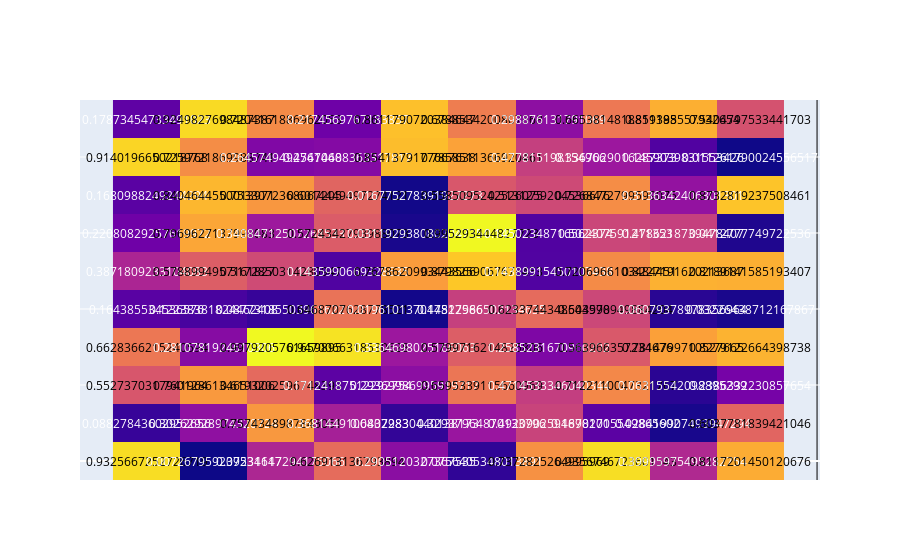

The notebook cell saved with this chart:
### Code cell
import plotly.figure_factory as ff
import numpy as np
z = np.random.rand(10,10)
fig = ff.create_annotated_heatmap(z)
fig.show()

### Figure 1 — Plotly figure (JSON) as saved in the notebook; plotly's stock layout.template omitted (floating-point values rounded to 4 significant figures)
{"data": [{"colorscale": [[0, "#0d0887"], [0.1111, "#46039f"], [0.2222, "#7201a8"], [0.3333, "#9c179e"], [0.4444, "#bd3786"], [0.5556, "#d8576b"], [0.6667, "#ed7953"], [0.7778, "#fb9f3a"], [0.8889, "#fdca26"], [1, "#f0f921"]], "reversescale": false, "showscale": false, "type": "heatmap", "z": [[0.9326, 0.007268, 0.3923, 0.6269, 0.2905, 0.07564, 0.7373, 0.9357, 0.4, 0.8117], [0.08828, 0.3026, 0.7574, 0.3681, 0.08023, 0.3294, 0.4921, 0.1698, 0.02842, 0.6038], [0.5527, 0.7601, 0.6193, 0.1712, 0.2937, 0.6595, 0.4715, 0.7122, 0.06316, 0.2386], [0.6628, 0.2811, 0.9979, 0.947, 0.3365, 0.58, 0.2585, 0.564, 0.7815, 0.8279], [0.1644, 0.1224, 0.08773, 0.6469, 0.01961, 0.4782, 0.6234, 0.5046, 0.06079, 0.03226], [0.3872, 0.5789, 0.5173, 0.1436, 0.7679, 0.8798, 0.1439, 0.7207, 0.8227, 0.8189], [0.2208, 0.797, 0.3408, 0.5724, 0.03119, 0.9953, 0.145, 0.5024, 0.4786, 0.04128], [0.1681, 0.8405, 0.7533, 0.6014, 0.01678, 0.5585, 0.5131, 0.7268, 0.3136, 0.8733], [0.914, 0.726, 0.2646, 0.2747, 0.8541, 0.7859, 0.4778, 0.3367, 0.1459, 0.01126], [0.1787, 0.925, 0.7204, 0.2175, 0.8612, 0.6789, 0.2989, 0.6654, 0.8194, 0.5405]]}], "layout": {"annotations": [{"font": {"color": "#000000"}, "showarrow": false, "text": "0.9325667252726719", "x": 0, "xref": "x", "y": 0, "yref": "y"}, {"font": {"color": "#FFFFFF"}, "showarrow": false, "text": "0.007267959207534647", "x": 1, "xref": "x", "y": 0, "yref": "y"}, {"font": {"color": "#FFFFFF"}, "showarrow": false, "text": "0.39231117294175066", "x": 2, "xref": "x", "y": 0, "yref": "y"}, {"font": {"color": "#000000"}, "showarrow": false, "text": "0.626913136793894", "x": 3, "xref": "x", "y": 0, "yref": "y"}, {"font": {"color": "#FFFFFF"}, "showarrow": false, "text": "0.2905120327367535", "x": 4, "xref": "x", "y": 0, "yref": "y"}, {"font": {"color": "#FFFFFF"}, "showarrow": false, "text": "0.0756405348013891", "x": 5, "xref": "x", "y": 0, "yref": "y"}, {"font": {"color": "#000000"}, "showarrow": false, "text": "0.7372825264995969", "x": 6, "xref": "x", "y": 0, "yref": "y"}, {"font": {"color": "#000000"}, "showarrow": false, "text": "0.9356746723601543", "x": 7, "xref": "x", "y": 0, "yref": "y"}, {"font": {"color": "#FFFFFF"}, "showarrow": false, "text": "0.39995975495282754", "x": 8, "xref": "x", "y": 0, "yref": "y"}, {"font": {"color": "#000000"}, "showarrow": false, "text": "0.8117201450120676", "x": 9, "xref": "x", "y": 0, "yref": "y"}, {"font": {"color": "#FFFFFF"}, "showarrow": false, "text": "0.08827843602952656", "x": 0, "xref": "x", "y": 1, "yref": "y"}, {"font": {"color": "#FFFFFF"}, "showarrow": false, "text": "0.30262928974320724", "x": 1, "xref": "x", "y": 1, "yref": "y"}, {"font": {"color": "#000000"}, "showarrow": false, "text": "0.7574348987843051", "x": 2, "xref": "x", "y": 1, "yref": "y"}, {"font": {"color": "#FFFFFF"}, "showarrow": false, "text": "0.3681449106437983", "x": 3, "xref": "x", "y": 1, "yref": "y"}, {"font": {"color": "#FFFFFF"}, "showarrow": false, "text": "0.08022830440138173", "x": 4, "xref": "x", "y": 1, "yref": "y"}, {"font": {"color": "#FFFFFF"}, "showarrow": false, "text": "0.32937964870133796", "x": 5, "xref": "x", "y": 1, "yref": "y"}, {"font": {"color": "#FFFFFF"}, "showarrow": false, "text": "0.4920902594870271", "x": 6, "xref": "x", "y": 1, "yref": "y"}, {"font": {"color": "#FFFFFF"}, "showarrow": false, "text": "0.16981005549865602", "x": 7, "xref": "x", "y": 1, "yref": "y"}, {"font": {"color": "#FFFFFF"}, "showarrow": false, "text": "0.028419907493947294", "x": 8, "xref": "x", "y": 1, "yref": "y"}, {"font": {"color": "#000000"}, "showarrow": false, "text": "0.6037781839421046", "x": 9, "xref": "x", "y": 1, "yref": "y"}, {"font": {"color": "#000000"}, "showarrow": false, "text": "0.5527370317941964", "x": 0, "xref": "x", "y": 2, "yref": "y"}, {"font": {"color": "#000000"}, "showarrow": false, "text": "0.7601286134651006", "x": 1, "xref": "x", "y": 2, "yref": "y"}, {"font": {"color": "#000000"}, "showarrow": false, "text": "0.6193202596748393", "x": 2, "xref": "x", "y": 2, "yref": "y"}, {"font": {"color": "#FFFFFF"}, "showarrow": false, "text": "0.17124187512292754", "x": 3, "xref": "x", "y": 2, "yref": "y"}, {"font": {"color": "#FFFFFF"}, "showarrow": false, "text": "0.29369986995919717", "x": 4, "xref": "x", "y": 2, "yref": "y"}, {"font": {"color": "#000000"}, "showarrow": false, "text": "0.6595339115660969", "x": 5, "xref": "x", "y": 2, "yref": "y"}, {"font": {"color": "#FFFFFF"}, "showarrow": false, "text": "0.4714533346040344", "x": 6, "xref": "x", "y": 2, "yref": "y"}, {"font": {"color": "#000000"}, "showarrow": false, "text": "0.7122110047321767", "x": 7, "xref": "x", "y": 2, "yref": "y"}, {"font": {"color": "#FFFFFF"}, "showarrow": false, "text": "0.06315542098895299", "x": 8, "xref": "x", "y": 2, "yref": "y"}, {"font": {"color": "#FFFFFF"}, "showarrow": false, "text": "0.2386332230857654", "x": 9, "xref": "x", "y": 2, "yref": "y"}, {"font": {"color": "#000000"}, "showarrow": false, "text": "0.6628366215240594", "x": 0, "xref": "x", "y": 3, "yref": "y"}, {"font": {"color": "#FFFFFF"}, "showarrow": false, "text": "0.2810781924610306", "x": 1, "xref": "x", "y": 3, "yref": "y"}, {"font": {"color": "#000000"}, "showarrow": false, "text": "0.9979205761659895", "x": 2, "xref": "x", "y": 3, "yref": "y"}, {"font": {"color": "#000000"}, "showarrow": false, "text": "0.9470066318530628", "x": 3, "xref": "x", "y": 3, "yref": "y"}, {"font": {"color": "#FFFFFF"}, "showarrow": false, "text": "0.3364698025166063", "x": 4, "xref": "x", "y": 3, "yref": "y"}, {"font": {"color": "#000000"}, "showarrow": false, "text": "0.5799716214825806", "x": 5, "xref": "x", "y": 3, "yref": "y"}, {"font": {"color": "#FFFFFF"}, "showarrow": false, "text": "0.2585231670960202", "x": 6, "xref": "x", "y": 3, "yref": "y"}, {"font": {"color": "#000000"}, "showarrow": false, "text": "0.563966357234676", "x": 7, "xref": "x", "y": 3, "yref": "y"}, {"font": {"color": "#000000"}, "showarrow": false, "text": "0.7814799710527665", "x": 8, "xref": "x", "y": 3, "yref": "y"}, {"font": {"color": "#000000"}, "showarrow": false, "text": "0.8279122664398738", "x": 9, "xref": "x", "y": 3, "yref": "y"}, {"font": {"color": "#FFFFFF"}, "showarrow": false, "text": "0.164385534536576", "x": 0, "xref": "x", "y": 4, "yref": "y"}, {"font": {"color": "#FFFFFF"}, "showarrow": false, "text": "0.12238381824462408", "x": 1, "xref": "x", "y": 4, "yref": "y"}, {"font": {"color": "#FFFFFF"}, "showarrow": false, "text": "0.08773185503961622", "x": 2, "xref": "x", "y": 4, "yref": "y"}, {"font": {"color": "#000000"}, "showarrow": false, "text": "0.6468707628778521", "x": 3, "xref": "x", "y": 4, "yref": "y"}, {"font": {"color": "#FFFFFF"}, "showarrow": false, "text": "0.019610137014522966", "x": 4, "xref": "x", "y": 4, "yref": "y"}, {"font": {"color": "#FFFFFF"}, "showarrow": false, "text": "0.47817586502134635", "x": 5, "xref": "x", "y": 4, "yref": "y"}, {"font": {"color": "#000000"}, "showarrow": false, "text": "0.6233744348643998", "x": 6, "xref": "x", "y": 4, "yref": "y"}, {"font": {"color": "#000000"}, "showarrow": false, "text": "0.504570949884204", "x": 7, "xref": "x", "y": 4, "yref": "y"}, {"font": {"color": "#FFFFFF"}, "showarrow": false, "text": "0.06079378978356964", "x": 8, "xref": "x", "y": 4, "yref": "y"}, {"font": {"color": "#FFFFFF"}, "showarrow": false, "text": "0.03226438712167867", "x": 9, "xref": "x", "y": 4, "yref": "y"}, {"font": {"color": "#FFFFFF"}, "showarrow": false, "text": "0.3871809233104083", "x": 0, "xref": "x", "y": 5, "yref": "y"}, {"font": {"color": "#000000"}, "showarrow": false, "text": "0.5788994957161827", "x": 1, "xref": "x", "y": 5, "yref": "y"}, {"font": {"color": "#000000"}, "showarrow": false, "text": "0.5172850314280947", "x": 2, "xref": "x", "y": 5, "yref": "y"}, {"font": {"color": "#FFFFFF"}, "showarrow": false, "text": "0.1435990669328635", "x": 3, "xref": "x", "y": 5, "yref": "y"}, {"font": {"color": "#000000"}, "showarrow": false, "text": "0.7678620993443566", "x": 4, "xref": "x", "y": 5, "yref": "y"}, {"font": {"color": "#000000"}, "showarrow": false, "text": "0.8798259067678453", "x": 5, "xref": "x", "y": 5, "yref": "y"}, {"font": {"color": "#FFFFFF"}, "showarrow": false, "text": "0.14389915450107438", "x": 6, "xref": "x", "y": 5, "yref": "y"}, {"font": {"color": "#000000"}, "showarrow": false, "text": "0.7206966103484451", "x": 7, "xref": "x", "y": 5, "yref": "y"}, {"font": {"color": "#000000"}, "showarrow": false, "text": "0.8227191620213687", "x": 8, "xref": "x", "y": 5, "yref": "y"}, {"font": {"color": "#000000"}, "showarrow": false, "text": "0.8189141585193407", "x": 9, "xref": "x", "y": 5, "yref": "y"}, {"font": {"color": "#FFFFFF"}, "showarrow": false, "text": "0.22080829257619972", "x": 0, "xref": "x", "y": 6, "yref": "y"}, {"font": {"color": "#000000"}, "showarrow": false, "text": "0.7969627137998083", "x": 1, "xref": "x", "y": 6, "yref": "y"}, {"font": {"color": "#FFFFFF"}, "showarrow": false, "text": "0.34084712507268533", "x": 2, "xref": "x", "y": 6, "yref": "y"}, {"font": {"color": "#000000"}, "showarrow": false, "text": "0.5724342793988073", "x": 3, "xref": "x", "y": 6, "yref": "y"}, {"font": {"color": "#FFFFFF"}, "showarrow": false, "text": "0.031192938080204735", "x": 4, "xref": "x", "y": 6, "yref": "y"}, {"font": {"color": "#000000"}, "showarrow": false, "text": "0.995293444827723", "x": 5, "xref": "x", "y": 6, "yref": "y"}, {"font": {"color": "#FFFFFF"}, "showarrow": false, "text": "0.14502348716562374", "x": 6, "xref": "x", "y": 6, "yref": "y"}, {"font": {"color": "#FFFFFF"}, "showarrow": false, "text": "0.502407591211353", "x": 7, "xref": "x", "y": 6, "yref": "y"}, {"font": {"color": "#FFFFFF"}, "showarrow": false, "text": "0.4786218739478407", "x": 8, "xref": "x", "y": 6, "yref": "y"}, {"font": {"color": "#FFFFFF"}, "showarrow": false, "text": "0.0412777749722536", "x": 9, "xref": "x", "y": 6, "yref": "y"}, {"font": {"color": "#FFFFFF"}, "showarrow": false, "text": "0.1680988249244294", "x": 0, "xref": "x", "y": 7, "yref": "y"}, {"font": {"color": "#000000"}, "showarrow": false, "text": "0.8404644550013971", "x": 1, "xref": "x", "y": 7, "yref": "y"}, {"font": {"color": "#000000"}, "showarrow": false, "text": "0.7533072368067205", "x": 2, "xref": "x", "y": 7, "yref": "y"}, {"font": {"color": "#000000"}, "showarrow": false, "text": "0.6014449497274121", "x": 3, "xref": "x", "y": 7, "yref": "y"}, {"font": {"color": "#FFFFFF"}, "showarrow": false, "text": "0.016775278391927273", "x": 4, "xref": "x", "y": 7, "yref": "y"}, {"font": {"color": "#000000"}, "showarrow": false, "text": "0.5585095242526075", "x": 5, "xref": "x", "y": 7, "yref": "y"}, {"font": {"color": "#000000"}, "showarrow": false, "text": "0.5131259204536676", "x": 6, "xref": "x", "y": 7, "yref": "y"}, {"font": {"color": "#000000"}, "showarrow": false, "text": "0.7268472799599075", "x": 7, "xref": "x", "y": 7, "yref": "y"}, {"font": {"color": "#FFFFFF"}, "showarrow": false, "text": "0.3136342406301301", "x": 8, "xref": "x", "y": 7, "yref": "y"}, {"font": {"color": "#000000"}, "showarrow": false, "text": "0.8732819237508461", "x": 9, "xref": "x", "y": 7, "yref": "y"}, {"font": {"color": "#000000"}, "showarrow": false, "text": "0.9140196650218768", "x": 0, "xref": "x", "y": 8, "yref": "y"}, {"font": {"color": "#000000"}, "showarrow": false, "text": "0.7259721869988741", "x": 1, "xref": "x", "y": 8, "yref": "y"}, {"font": {"color": "#FFFFFF"}, "showarrow": false, "text": "0.2645749494561448", "x": 2, "xref": "x", "y": 8, "yref": "y"}, {"font": {"color": "#FFFFFF"}, "showarrow": false, "text": "0.27470608363317817", "x": 3, "xref": "x", "y": 8, "yref": "y"}, {"font": {"color": "#000000"}, "showarrow": false, "text": "0.8541379177667638", "x": 4, "xref": "x", "y": 8, "yref": "y"}, {"font": {"color": "#000000"}, "showarrow": false, "text": "0.7858511366920461", "x": 5, "xref": "x", "y": 8, "yref": "y"}, {"font": {"color": "#FFFFFF"}, "showarrow": false, "text": "0.477815198154966", "x": 6, "xref": "x", "y": 8, "yref": "y"}, {"font": {"color": "#FFFFFF"}, "showarrow": false, "text": "0.3367029016287373", "x": 7, "xref": "x", "y": 8, "yref": "y"}, {"font": {"color": "#FFFFFF"}, "showarrow": false, "text": "0.1459039831553426", "x": 8, "xref": "x", "y": 8, "yref": "y"}, {"font": {"color": "#FFFFFF"}, "showarrow": false, "text": "0.011261790024556517", "x": 9, "xref": "x", "y": 8, "yref": "y"}, {"font": {"color": "#FFFFFF"}, "showarrow": false, "text": "0.17873454733491023", "x": 0, "xref": "x", "y": 9, "yref": "y"}, {"font": {"color": "#000000"}, "showarrow": false, "text": "0.9249827698487387", "x": 1, "xref": "x", "y": 9, "yref": "y"}, {"font": {"color": "#000000"}, "showarrow": false, "text": "0.7204161886962053", "x": 2, "xref": "x", "y": 9, "yref": "y"}, {"font": {"color": "#FFFFFF"}, "showarrow": false, "text": "0.2174569767183857", "x": 3, "xref": "x", "y": 9, "yref": "y"}, {"font": {"color": "#000000"}, "showarrow": false, "text": "0.8611790720384647", "x": 4, "xref": "x", "y": 9, "yref": "y"}, {"font": {"color": "#000000"}, "showarrow": false, "text": "0.6788534200807868", "x": 5, "xref": "x", "y": 9, "yref": "y"}, {"font": {"color": "#FFFFFF"}, "showarrow": false, "text": "0.298876131791069", "x": 6, "xref": "x", "y": 9, "yref": "y"}, {"font": {"color": "#000000"}, "showarrow": false, "text": "0.6653814818851198", "x": 7, "xref": "x", "y": 9, "yref": "y"}, {"font": {"color": "#000000"}, "showarrow": false, "text": "0.819385557932654", "x": 8, "xref": "x", "y": 9, "yref": "y"}, {"font": {"color": "#000000"}, "showarrow": false, "text": "0.5404797533441703", "x": 9, "xref": "x", "y": 9, "yref": "y"}], "xaxis": {"gridcolor": "rgb(0, 0, 0)", "showticklabels": false, "side": "top", "ticks": ""}, "yaxis": {"showticklabels": false, "ticks": "", "ticksuffix": "  "}}}
